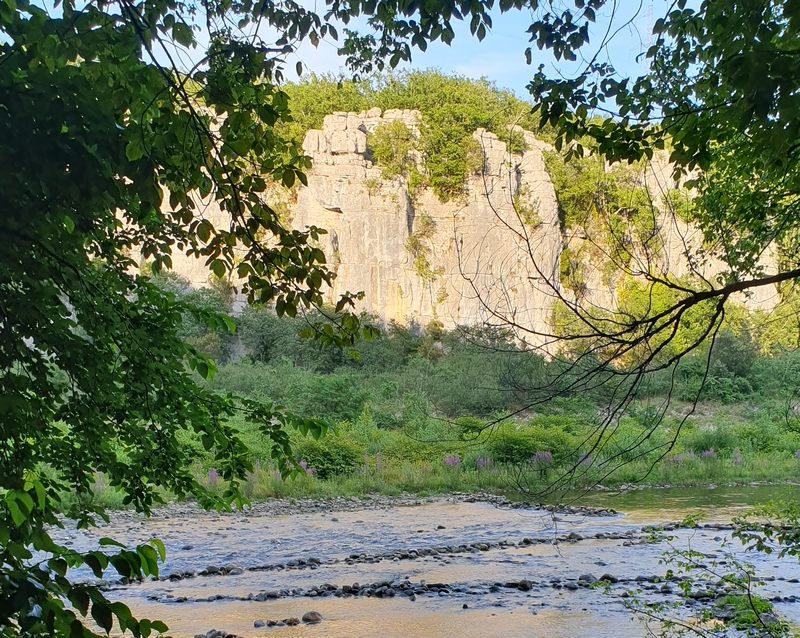
#> input picture examsets/Fall2023/data/Pixelwise/ardeche_river.jpg, 800 x 638 px
$ python exam.py
#> lines starting #> are read from the running program, lines starting #| are printed output that depends on the picture; after the words box and inside, x2 and y2 are one past the last pixel; in counts of white or black regions, pixels touching at a corner belong together; long printed decimals are rounded
import numpy as np
import matplotlib.pyplot as plt
from skimage import io, color, filters

# Step 1: Load the image as RGB
image = io.imread('ardeche_river.jpg')  # Replace with your image path or use io.imread('https://...') for online image
#> image is the input picture: shape (638, 800, 3); mean R, G, B 111, 121.7, 93.6

# Step 2: Convert to grayscale (float image in range [0, 1])
gray_image = color.rgb2gray(image)
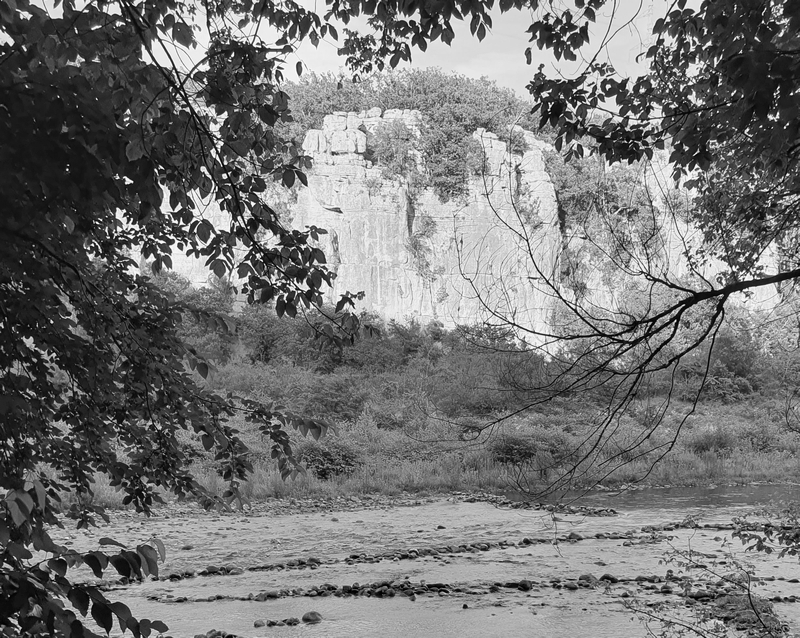
#> gray_image: shape (638, 800) float64; min 0.000565, max 1, mean 0.461

# Step 3: Linear grayscale histogram stretch to [0.2, 0.8]
min_val, max_val = gray_image.min(), gray_image.max()
#> min_val = 0.000565; max_val = 1
stretched = 0.2 + ((gray_image - min_val) / (max_val - min_val)) * (0.8 - 0.2)
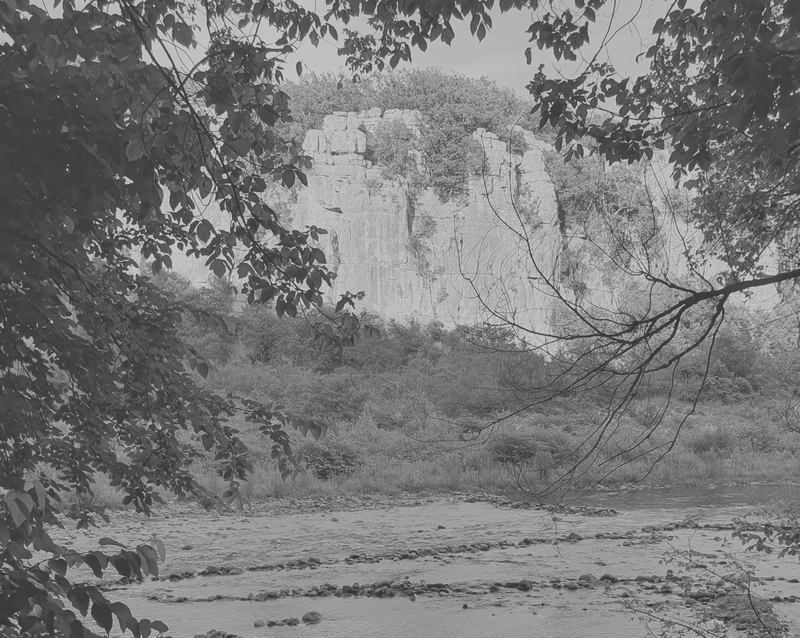
#> stretched: shape (638, 800) float64; min 0.2, max 0.8, mean 0.476

# Step 4: Compute average value of the histogram stretched image
average_value = np.mean(stretched)
#> average_value = 0.476
print("Average value:", average_value)
#| Average value: 0.4761

# Step 5: Apply Prewitt horizontal filter
prewitt_h = filters.prewitt_h(stretched)
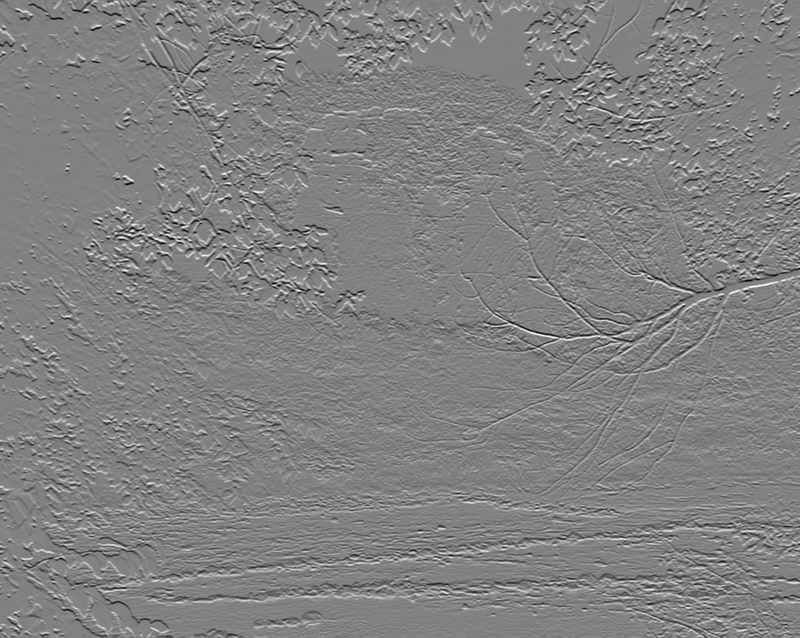
#> prewitt_h: shape (638, 800) float64; min -0.533, max 0.514, mean 0.000145; drawn with min black and max white

# Step 6: Compute max absolute value of Prewitt filtered image
max_abs_prewitt = np.max(np.abs(prewitt_h))
#> max_abs_prewitt = 0.533
print("Max absolute value of Prewitt filtered image:", max_abs_prewitt)
#| Max absolute value of Prewitt filtered image: 0.5331

# Step 7: Create binary image using threshold = average value
binary_image = stretched > average_value
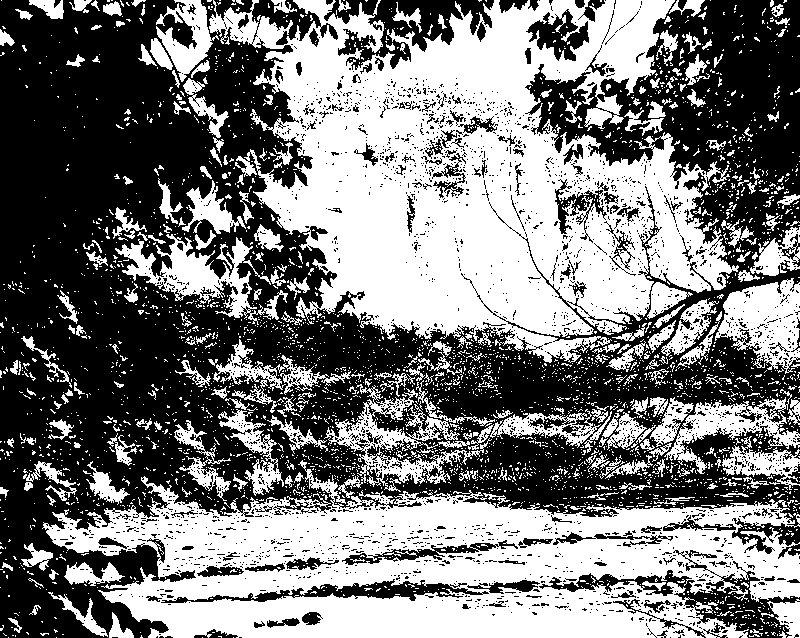
#> binary_image: shape (638, 800) bool; 48% white; 3447 white regions (3161 under 20 px), largest, box (x1, y1, x2, y2) and area: (209, 0, 739, 363) 104032, (42, 460, 800, 638) 72516, (324, 380, 495, 492) 4793

# Step 8: Count foreground pixels
foreground_pixel_count = np.sum(binary_image)
#> foreground_pixel_count = 244910
print("Number of foreground pixels:", foreground_pixel_count)
#| Number of foreground pixels: 244910

# Optional: Display results
fig, axes = plt.subplots(1, 3, figsize=(15, 5))
axes[0].imshow(stretched, cmap='gray')
axes[0].set_title('Histogram Stretched')
axes[1].imshow(np.abs(prewitt_h), cmap='gray')
axes[1].set_title('Prewitt Horizontal Filter')
axes[2].imshow(binary_image, cmap='gray')
axes[2].set_title('Binary Image')
plt.show()
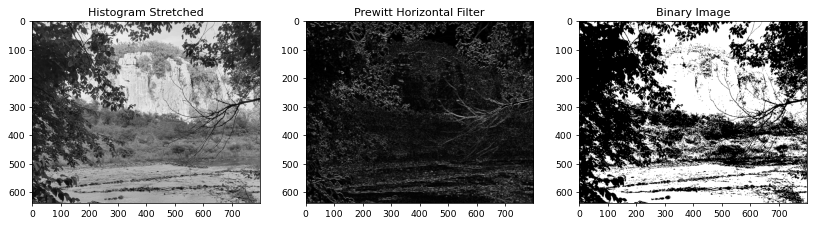
#> figure drawn by matplotlib, 3 panels
